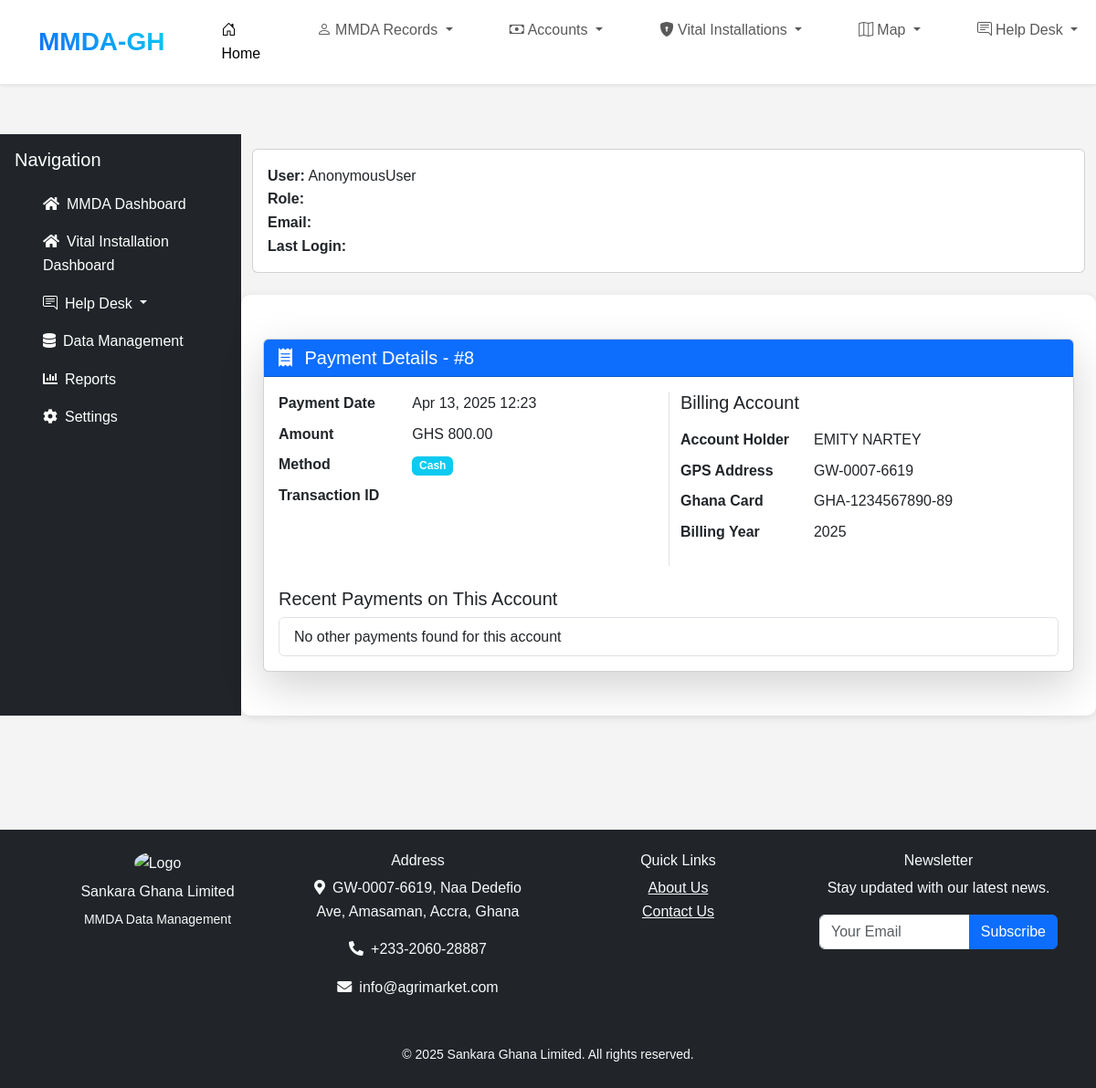
The app's page /billing/payments/8/, older data.
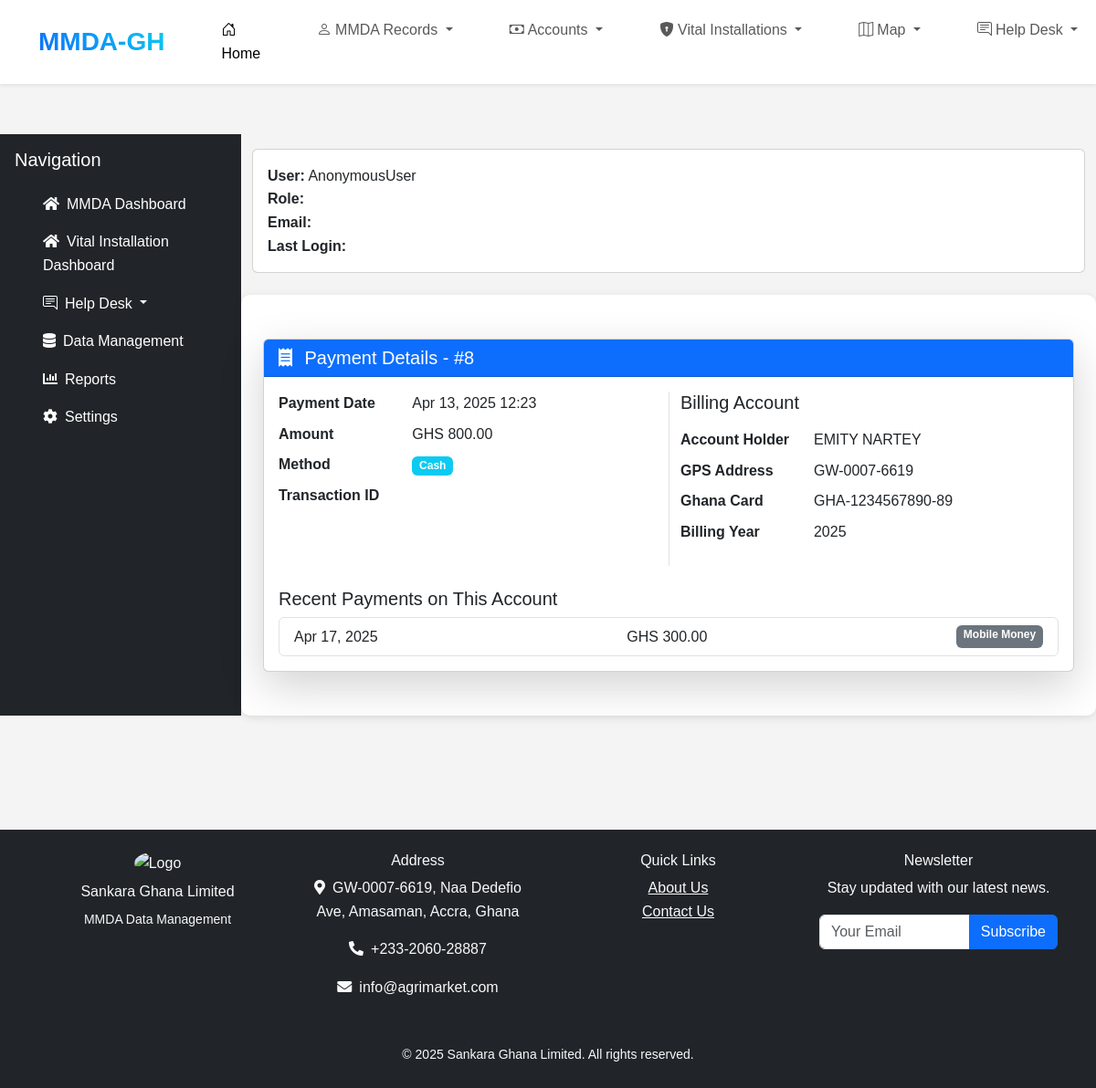
The same page, newer data.
### billing/models.py (models this page shows, shortened)
class Payment(models.Model):
    billing = models.ForeignKey(Billing, on_delete=models.CASCADE, related_name="payments")
    amount = models.FloatField(default=0.0)
    payment_date = models.DateTimeField(auto_now_add=True)
    METHOD_CASH = 'cash'
    METHOD_MOBILE = 'mobile_money'
    METHOD_BANK = 'bank_transfer'
    METHOD_CHOICES = [
        (METHOD_CASH, 'Cash'),
        (METHOD_MOBILE, 'Mobile Money'),
        (METHOD_BANK, 'Bank Transfer'),
    ]
    method = models.CharField(
        max_length=20,
        choices=METHOD_CHOICES,
        default=METHOD_CASH
    )
    transaction_id = models.CharField(max_length=20)
    dr_account = models.CharField(max_length=20)  #

### billing/views.py (the view)
# urls.py: path('payments/<int:pk>/', views.payment_detail, name='payment-detail'),
def payment_detail(request, pk):
    try:
        payment = get_object_or_404(
            Payment.objects.select_related('billing'),
            pk=pk
        )
        context = {
            'payment': payment,
            'billing': payment.billing,
            'related_payments': Payment.objects.filter(billing=payment.billing)
                                               .exclude(pk=pk)
                                               .order_by('-payment_date')[:5]
        }
        return render(request, 'billing/payment_detail.html', context)
    except Exception as e:
        logger.error(f"Error accessing payment {pk}: {str(e)}")
        raise Http404("Payment record could not be retrieved")

### billing/templates/billing/payment_detail.html (shortened to what this page needs)
{% extends 'base.html' %}
{% block content %}
<div class="container py-4">
    <div class="card shadow-lg">
        <div class="card-header bg-primary text-white">
            <h2 class="h5 mb-0">
                <i class="fas fa-receipt me-2"></i>
                Payment Details - #{{ payment.id }}
            </h2>
        </div>
        <div class="card-body">
            <div class="row">
                <div class="col-md-6">
                    <dl class="row">
                        <dt class="col-sm-4">Payment Date</dt>
                        <dd class="col-sm-8">{{ payment.payment_date|date:"M j, Y H:i" }}</dd>
                        <dt class="col-sm-4">Amount</dt>
                        <dd class="col-sm-8">GHS {{ payment.amount|floatformat:2 }}</dd>
                        <dt class="col-sm-4">Method</dt>
                        <dd class="col-sm-8">
                            <span class="badge bg-info">
                                {{ payment.get_method_display }}
                            </span>
                        </dd>
                        <dt class="col-sm-4">Transaction ID</dt>
                        <dd class="col-sm-8">{{ payment.transaction_id }}</dd>
                    </dl>
                </div>
                <div class="col-md-6 border-start">
                    <h5 class="mb-3">Billing Account</h5>
                    <dl class="row">
                        <dt class="col-sm-4">Account Holder</dt>
                        <dd class="col-sm-8">{{ billing.recipient_name }}</dd>
                        <dt class="col-sm-4">GPS Address</dt>
                        <dd class="col-sm-8">{{ billing.gps_address }}</dd>
                        <dt class="col-sm-4">Ghana Card</dt>
                        <dd class="col-sm-8">{{ billing.ghana_card }}</dd>
                        <dt class="col-sm-4">Billing Year</dt>
                        <dd class="col-sm-8">{{ billing.accounting_year }}</dd>
                    </dl>
                </div>
            </div>
            <div class="mt-4">
                <h5>Recent Payments on This Account</h5>
                <div class="list-group">
                    {% for p in related_payments %}
                    <a href="{% url 'payment-detail' p.pk %}"
                       class="list-group-item list-group-item-action">
                        <div class="d-flex justify-content-between">
                            <span>{{ p.payment_date|date:"M j, Y" }}</span>
                            <span>GHS {{ p.amount|floatformat:2 }}</span>
                            <span class="badge bg-secondary">{{ p.get_method_display }}</span>
                        </div>
                    </a>
                    {% empty %}
                    <div class="list-group-item">
                        No other payments found for this account
                    </div>
                    {% endfor %}
                </div>
            </div>
        </div>
    </div>
</div>
{% endblock %}

Row changes from the older to the newer data that the page shows:
added Payment: payment_date "Apr 17, 2025", amount "300.00", method "Mobile Money"
Text that changed along with them:
text no longer shown: "No other payments found for this account"
